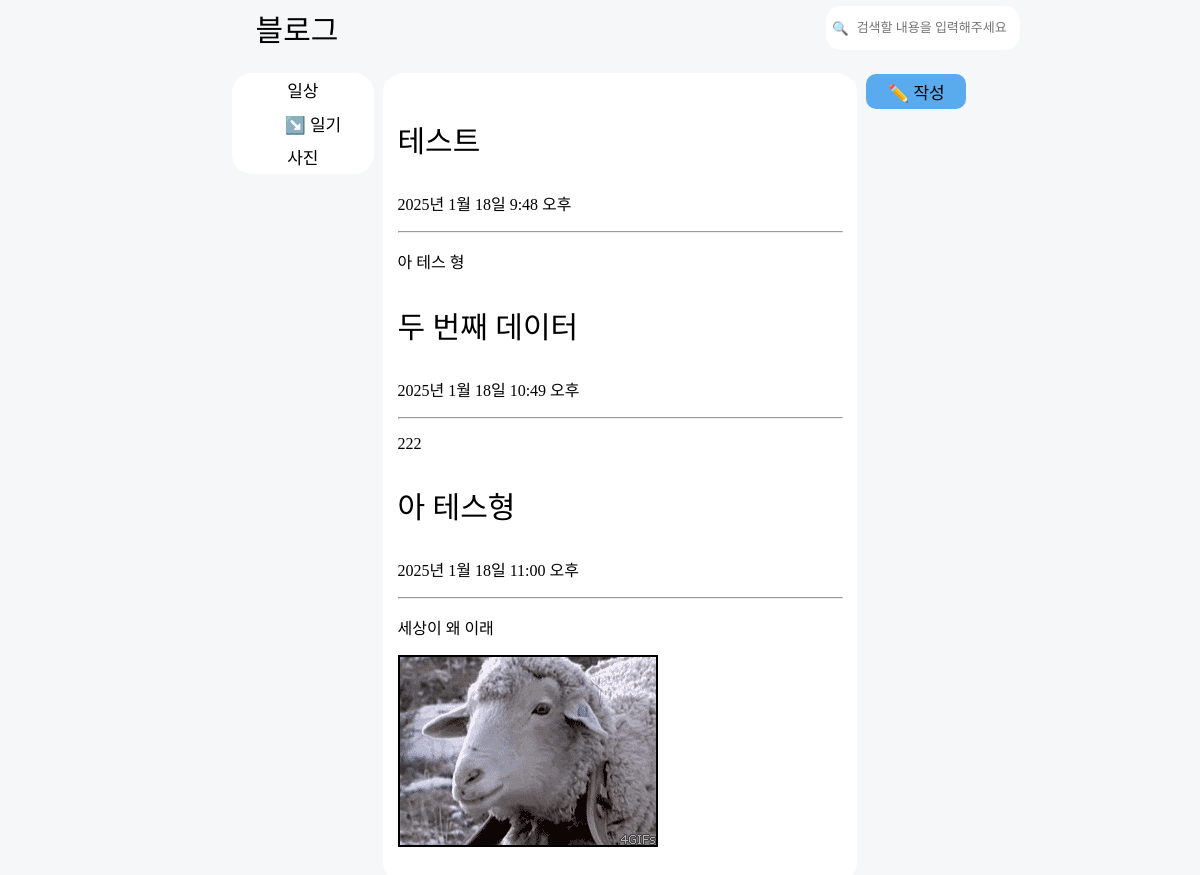
Page /post/ on the committed database.
### main/models.py (models this page shows, shortened)
class BlogCategory(models.Model):
    category_index = models.IntegerField(primary_key=True, auto_created=True, help_text='카테고리 인덱스')
    category_id = models.CharField(max_length=100, help_text='카테고리 id')
    category_name = models.CharField(max_length=20, default='내 글', db_index= True, help_text='카테고리 제목')
    category_for = models.CharField(max_length=100, help_text='카테고리가 적용될 블로그 주소')
    category_isdepth = models.BooleanField(help_text='뎁스가 적용된 카테고리 여부 확인')
    category_depth_for = models.CharField(max_length=100, null=True, blank=True, help_text='뎁스가 적용된 카테고리의 부모 카테고리 id')

class PostContents(models.Model):
    post_index = models.IntegerField(primary_key=True, null=False, auto_created=True, help_text='블로그 포스트 인덱스')
    post_category_for = models.CharField(max_length=100, default='dd', help_text='카테고리 id')
    post_id = models.CharField(max_length=100, help_text='블로그 포스트 id 아마 GUID로 설정될 듯')
    post_title = models.CharField(max_length=20, null = False, db_index= True, help_text='블로그 포스트 제목 필드')
    post_contents =  models.TextField(null = False, help_text='블로그 포스트 내용 필드')
    post_date = models.DateTimeField(auto_now_add=True, help_text='블로그 포스트 날짜')
    post_editdate = models.DateTimeField(auto_now=True, help_text='블로그 포스트 수정된 날짜') # 필요 있을진 모르겠음
    post_editor_uid = models.CharField(max_length=20, help_text='포스트 작성자 uid')

### main/views.py (the view)
# urls.py: path('post/', views.showpost),
def showpost(request):
    categorys = BlogCategory.objects.all() # 나중에 블로그 id로 필터링 걸어서 가져오기
    posts = PostContents.objects.all()
    comments = PostComments.objects.all()
    return render(request, 'main/postpage.html/', {'posts': posts, 'comments': comments, 'categorys': categorys})

### main/templates/main/postpage.html (shortened to what this page needs)
<!DOCTYPE html>
{% load static %}
<html>
<head>
    <link rel="stylesheet" href="{% static 'css/style.css' %}">
</head>
<body>
    <header>
        <div class="header_title">
            블로그
        </div>
        <div class = "searchbox_bar">
            <button type="submit" name="searchbtn" onclick="">🔍</button>
            <input id="searchbox" type="text" name="post_searchbox" placeholder="검색할 내용을 입력해주세요">
        </div>
    </header>
    <div id= "mainwidget">
        <div id= "postcategorywidget">
            {% for category in categorys%}
            {% if category.category_isdepth %}
                <div id="postcategorylist_depth">
                    ↘️ {{ category.category_name }}
                </div>
            {% else %}
                <div id="postcategorylist">
                    {{ category.category_name }}
                </div>
                {% endif %}
            {% endfor %}
        </div>
        <div id= "postwidget">
            <div id= "postlist">
                {% for post in posts%}
                <div>
                    <posttitle>
                        <p>{{ post.post_title }}</p>
                    </posttitle>
                    <p>{{ post.post_date }}</p>
                    <hr>
                </div>
                <div>
                    {{ post.post_contents | safe}}
                </div>
                {% endfor %}
            </div>
        </div>
        <div id= "postbtnbar">
            <button name= "postbutton" type="button" onclick="location.replace('/editpost/');">✏️ 작성</button>
        </div>
    </div>
</body>
</html>

### main/static/css/style.css (style rules this page uses)
body { font-family: 'Gyeonggi_Title_Light'; background-color: #F6F7F9; display: flex; flex-direction: column; justify-content: center; align-items: center; }
header { display: flex; justify-content: center; padding: 0.5%; top: 0; width: 70%; background-color: #F6F7F9; position: fixed; text-align: center; font-size: 30px; }
#mainwidget { display: flex; justify-content: center; width: 80%; margin-top: 5%; padding: 0.5%; }
input[name="post_searchbox"] { width: 100%; font-size: 13px; font-family: 'Gyeonggi_Title_Light'; background-color: transparent; border: none; border-radius: 15px; }
posttitle { font-family: 'Gyeonggi_Title_Medium'; font-size: 30px; font-weight: 300; }
button[name="postbutton"] { margin-top: 0.5%; border-radius: 10px; border: 1px; cursor: pointer; width: 100px; height: 35px; font-family: Gyeonggi_Title_Light; font-size: 17px; }
button[name="postbutton"] { background-color: rgb(90, 171, 238); }
button[name="searchbtn"] { width: 30px; background-color: transparent; cursor: pointer; border: none; border-radius: 15px; }
.searchbox_bar { display: flex; border-radius: 15px; background-color: white; }
.header_title { margin-right: auto; padding-left: 9%; }
#postbtnbar { display: flex; padding-right: 0.2%; justify-content: end; }
#postwidget { display: flex; justify-content: center; width: 50%; padding-left: 1%; padding-right: 1%; }
#postlist { padding: 3%; width: 100%; background-color: white; border-radius: 20px; }
#postlist img { max-width: 100%; }
#postcategorywidget { width: 15%; height: 30%; background-color: white; border-radius: 20px; }
#postcategorylist { height: auto; font-size: 17px; text-align: center; padding: 3%; }
#postcategorylist_depth { height: auto; font-size: 17px; text-align: center; text-indent: 20px; padding: 3%; }

### rows in the picture
BlogCategory: category_name "일상"
BlogCategory: category_name "일기"
BlogCategory: category_name "사진"
PostContents: post_title "테스트", post_date "2025년 1월 18일 9:48 오후", post_contents "아 테스 형"
PostContents: post_title "두 번째 데이터", post_date "2025년 1월 18일 10:49 오후", post_contents "222"
PostContents: post_title "아 테스형", post_date "2025년 1월 18일 11:00 오후", post_contents "세상이 왜 이래", post_contents (picture)
